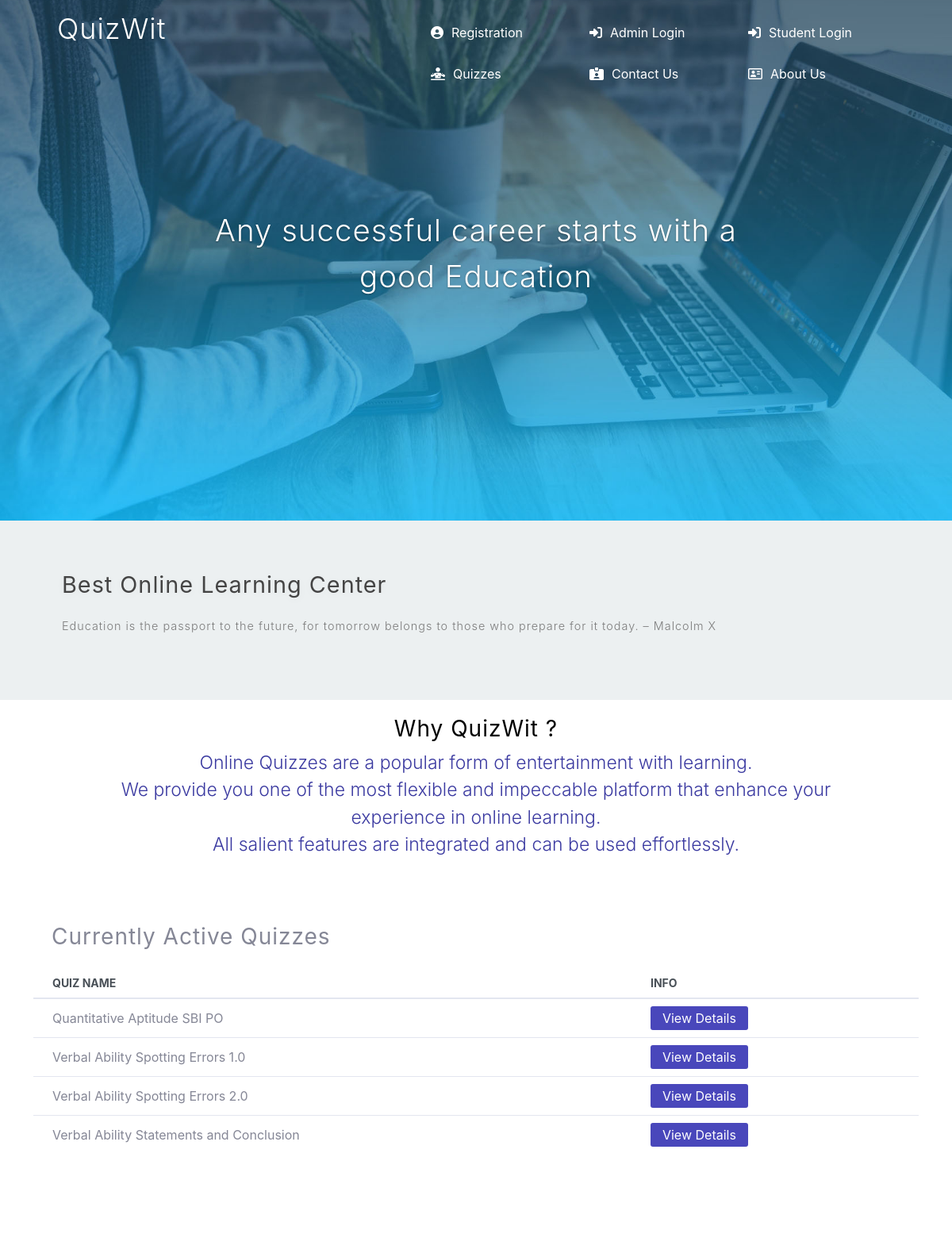
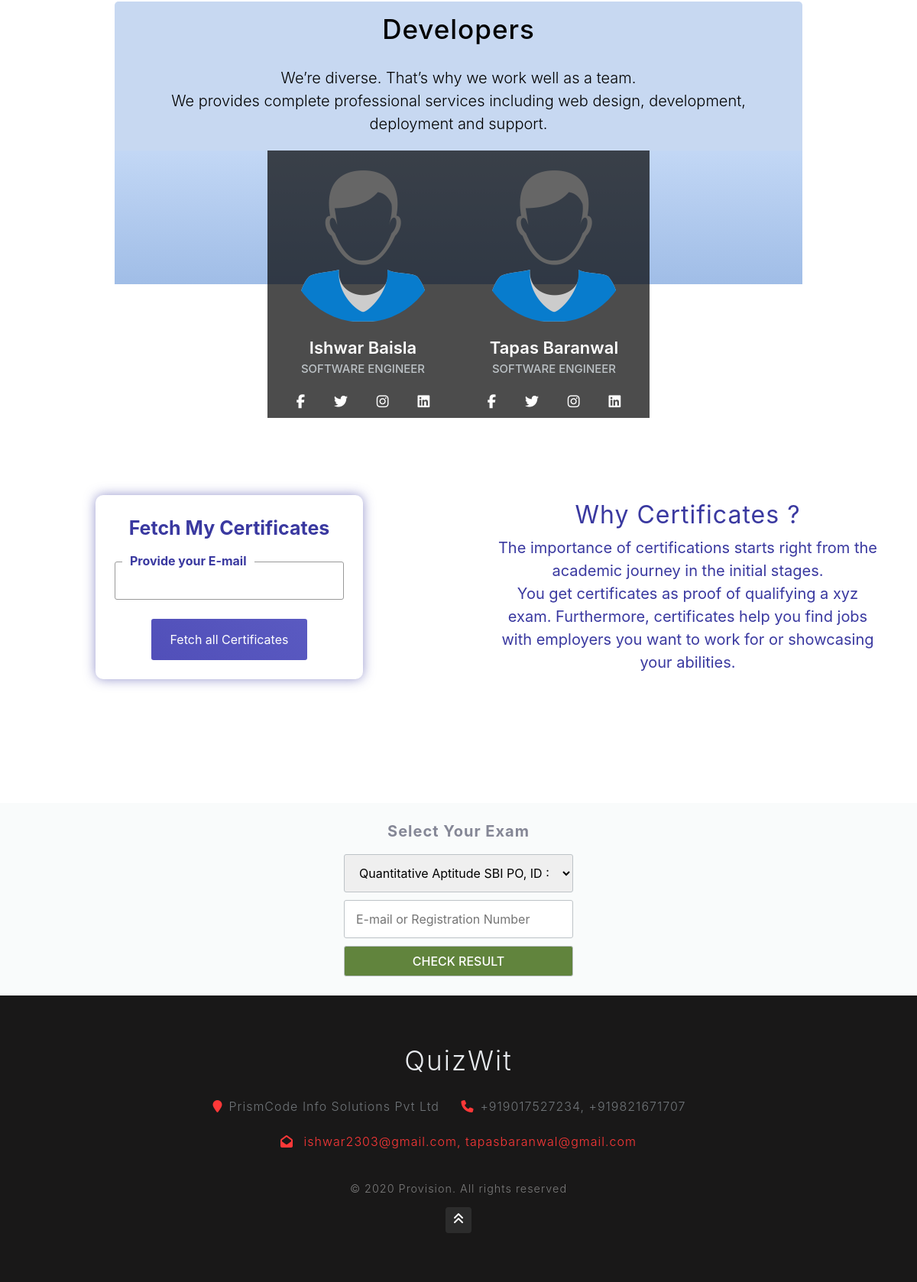
The page / on the database its author committed (2 pictures, top to bottom).
### tables this page shows
CREATE TABLE `quizes` (
  `quiz_id` int NOT NULL,
  `quiz_name` varchar(50) NOT NULL,
  `difficulty_level` char(30) NOT NULL,
  `description` varchar(1000) NOT NULL,
  `number_of_questions` int NOT NULL,
  `is_active` int NOT NULL,
  `active_timing` bigint NOT NULL,
  `inactive_timing` bigint NOT NULL,
  `Exam_key` varchar(30) NOT NULL,
  `key_access` tinyint NOT NULL,
  `show_evaluation` tinyint NOT NULL,
  `shuffle` tinyint NOT NULL,
  `time_duration` int NOT NULL,
  `marks_per_question` int NOT NULL,
  `negative_marking` double NOT NULL,
  `passing_percentage` int NOT NULL,
  `admin_email_id` int NOT NULL,
  `time_stamp` varchar(100) NOT NULL
);

### index.php (the view, shortened to what this page needs)
<?php
  require_once('connection.php');
?>
<!DOCTYPE html>
<html lang="zxx">
<head>
    <link href="css/bootstrap.css" type="text/css" rel="stylesheet" media="all">
    <link href="css/style.css" type="text/css" rel="stylesheet" media="all">
    <link rel="stylesheet" type="text/css" href="css/dashboard.css">
    <link rel="stylesheet" type="text/css" href="css/sb-admin-2.css">
    <link rel="stylesheet" href="css/custom/index.css">
    <link href="vendor/fontawesome-free/css/all.min.css" rel="stylesheet" type="text/css">
</head>
<body>
    <div class="main-content" id="home">
        <header style="" class="home-header">
            <div style="margin:0;" class="container-fluid">
                <div class="quiz-just-do-it-container">
                    <div id="logo">
                        <h1><a  class="p-0" href="index.php">QuizWit</sup></a></h1>
                    </div>
                    <div class="laptop-menu">
                      <div class="laptop-menu-content-container">
                          <div class="top-laptop-menu">
                            <a href="admin_registration.php">
                              <i class="fas fa-user-circle"></i>
                              <span>Registration</span>
                            </a>
                            <?php
                            if(!isset($_SESSION['login_time'])){
                            ?>
                            <label onclick="showLoginFormPopup();showAdminLoginForm()">
                              <i class="fas fa-sign-in-alt"></i>
                              <span>Admin Login</span>
                            </label>
                            <?php
                            }
                            ?>
                            <?php
                            if(!isset($_SESSION['student_login_time'])){
                            ?>
                            <label onclick="showLoginFormPopup();showStudentLoginForm()">
                              <i class="fas fa-sign-in-alt"></i>
                              <span>Student Login</span>
                            </label>
                            <?php
                            }
                            ?>
                          </div>
                          <div class="bottom-laptop-menu">
                            <a href="#" class="quizzes-btn">
                            <i class="fas fa-diagnoses"></i>
                              <span>Quizzes</span>
                            </a>
                            <a href="#" class="contact-us-btn">
                              <i class="fas fa-id-card-alt"></i>
                              <span>Contact Us</span>
                            </a>
                            <a href="#" class="about-us">
                              <i class="far fa-address-card"></i>
                              <span>About Us</span>
                            </a>
                        </div>
                      </div>
                    </div>
                </div>
            </div>
        </header>
        <div class="banner-content-w3pvt">
            <div class="banner-w3layouts-info text-center">
                <h3>Any successful career starts with a good Education</h3>
            </div>
        </div>
    </div>
    <div class="entry-w3pvt-main py-5">
        <div class="container px-lg-5 py-md-3">
            <div class="entry-w3layouts-info">
                <h4>Best Online Learning Center</h4>
                <p>Education is the passport to the future, for tomorrow belongs to those who prepare for it today. – Malcolm X</p>
            </div>
        </div>
    </div>
    <div class="main-banner">
        <div class="main-banner-content">
                <h3 id="index-slogan">Why QuizWit ?</h3>
                <div>
                  <span style="font-weight: 350;color: #3a39a0;">
                      Online Quizzes are a popular form of entertainment with learning.
                      <br/>
                      We provide you one of the most flexible and impeccable platform that enhance your experience in online learning.
                      <br/>
                      All salient features are integrated and can be used effortlessly.
                  </span>
                </div>
        </div>
    </div>
    <section class="banner-bottom py-5 quizzes" id="about">
        <div style="position: relative;" class="container py-md-4">
            <div class="row banner-grids">
               <div   class="table-responsive">
              <?php
                $sql = "SELECT * FROM quizes WHERE is_active='1' ORDER BY quiz_name";
                $result = mysqli_query($conn,$sql);
                if($result->num_rows>0){
                       ?>
              <h3 style="padding-left:23px;padding-bottom:15px">Currently Active Quizzes</h3>
              <table class="table card-table table-vcenter text-nowrap">
                <thead>
                  <tr>
                       <th style="font-weight:bold;">Quiz Name</th>
                       <th style="font-weight:bold;">Info</th>
                   </tr>
                </thead>
                <tbody>
                       <?php
                       while($row = $result->fetch_assoc())
                       {
                       	$sql = "SELECT * FROM question_bank WHERE quiz_id = '$row[quiz_id]'";
                       	$result1 = mysqli_query($conn,$sql);
                       	if($result1->num_rows>0)
                       		{
		                        ?>
		                             <tr>
		                                 <td><?php echo $row['quiz_name'];?></td>
		                                 <td style="color:#3498db;">
                                        <span class="view-description-popup" style="cursor:pointer;padding-left: 15px;">View Details</span>
                                      </td>
		                             </tr>
		                        <?php
		                    }
		                }
                   ?>
                </tbody>
              </table>
              <?php
            }
            ?>
            </div>
            </div>
        </div>
    </section>
    <div class="our-team-container">
      <div class="our-team-content br-t-5px">
              <h3>Developers</h3>
              <span>
                  We’re diverse. That’s why we work well as a team.
                  <br/>
                  We provides complete professional services including web design, development, deployment and support.
              </span>
      </div>
      <div class="our-team-images-container">
          <div>
              <div class="team-image-container">
                  <img src="profile_photo/default_image.png" alt="">
                  <div class="cover-team-image">
                      <div class="cover-team-image-content">
                          <label class="cover-team-name-job-title">
                              <span>Ishwar Baisla</span>
                              <span>Software Engineer</span>
                          </label>
                          <label class="cover-team-social-links">
                              <a href="" target="_blank">
                              <i class="fa fa-facebook-f"></i>
                              </a>
                              <a href="" target="_blank">
                                  <i class="fa fa-twitter"></i>
                              </a>
                              <a href="" target="_blank">
                                  <i class="fa fa-instagram"></i>
                              </a>
                              <a href="https://www.linkedin.com/in/ishwar-baisla-8168151aa/" target="_blank">
                                  <i class="fa fa-linkedin-square"></i>
                              </a>
                          </label>
                      </div>
                  </div>
              </div>
              <div class="team-image-container">
                  <img src="profile_photo/default_image.png" alt="">
                  <div class="cover-team-image">
                      <div class="cover-team-image-content">
                          <label class="cover-team-name-job-title">
                              <span>Tapas Baranwal</span>
                              <span>Software Engineer</span>
                          </label>
                          <label class="cover-team-social-links">
                              <a href="" target="_blank">
                              <i class="fa fa-facebook-f"></i>
                              </a>
                              <a href="" target="_blank">
                                  <i class="fa fa-twitter"></i>
                              </a>
                              <a href="" target="_blank">
                                  <i class="fa fa-instagram"></i>
                              </a>
                              <a href="" target="_blank">
                                  <i class="fa fa-linkedin-square"></i>
                              </a>
                          </label>
                      </div>
                  </div>
              </div>
          </div>
      </div>
    </div>
    <div class="flex-center f-c-c">
      <div class="left">
        <div class="view-certificate-container">
              <div class="fetch-heading f-w-bold">Fetch My Certificates</div>
              <div class="input-layout-container">
                <label class="input-label f-w-bold" style="color:#3a39a0;">Provide your E-mail</label>
                <input type="text" class="input-layout " id="email-for-certificates">
              </div>
              <div>
                <button class="fetch-certificate-btn" id="fetch-my-certificates">Fetch all Certificates</button>
              </div>
        </div>
      </div>
      <div class="right">
        <div class="certificate-response p-5">
            <div id="why-certificate">
              <h2>Why Certificates ?</h2>
              <div>
                The importance of certifications starts right from the academic journey in the initial stages.
                <br/>
                You get certificates as proof of qualifying a xyz exam. Furthermore, certificates help you find jobs with employers you want to work for or showcasing your abilities.
              </div>
            </div>
        </div>
      </div>
    </div>
    <div class="certificate-response p-5">
    </div>
    <?php
      $sql = "SELECT * FROM quizes WHERE show_evaluation='1' ORDER BY quiz_name";
      $result = mysqli_query($conn,$sql);
      $num = $result->num_rows;
      if($num>0){
    ?>
    <div class="result-container">
	  <h5 class="f-w-bold">Select Your Exam</h5>
      <div class="select-exam-for-result">
        <select id="test" name='test_selected'>
         <?php
               while($row = $result->fetch_assoc())
               {
                      echo "<option value ='$row[quiz_id]'>$row[quiz_name], ID :  $row[quiz_id]</option>";
               }
         ?>
         </select>
      </div>
      <div class="email-or-reg-for-result">
        <input oninput="var str = this.value; this.value=str.toUpperCase();" id="regNo-or-email" type="text" placeholder="E-mail or Registration Number" required>
      </div>
      <div>
        <button id="check-result-btn">CHECK RESULT</button>
      </div>
    </div>
    <?php
    }
    else{
      ?>
        <div class="no-results" style="color : #cd201f;font-weight:400;">
          <label><i class="fas fa-exclamation-circle"></i>  Currently no results are open!</label>
        </div>
      <?php
    }
    ?>
    <footer class="footer-content text-center py-5 contact-us">
        <div class="container py-md-3">
            <h2 class="logo2 text-center">
                <a href="#">
                    QuizWit
                </a>
            </h2>
            <div class="contact-left-footer mt-md-4">
                <ul>
                    <li>
                        <p>
                            <span class="fa fa-map-marker mr-2"></span>PrismCode Info Solutions Pvt Ltd
                    </li>
                    <li class="mx-4">
                        <p>
                            <span class="fa fa-phone mr-2"></span>+919017527234, +919821671707
                        </p>
                    </li>
                    <li>
                        <p class="text-wh">
                            <span class="fa fa-envelope-open mr-2"></span>
                            <a href="mailto:info@example.com">
                              <span>ishwar2303@gmail.com, tapasbaranwal@gmail.com</span>
                            </a>
                        </p>
                    </li>
                </ul>
            </div>
            <div class="w3layouts-copy text-center">
                <p class="text-da">© 2020 Provision. All rights reserved
                </p>
            </div>
			 <div class="move-top text-center mt-3">
            <a href="#home" class="move-top"><span class="fa fa-angle-double-up" aria-hidden="true"></span></a>
			</div>
        </div>
    </footer>
</body>
</html>

### rows shown on the page
quizes: quiz_name "Quantitative Aptitude SBI PO"
quizes: quiz_name "Verbal Ability Spotting Errors 1.0"
quizes: quiz_name "Verbal Ability Spotting Errors 2.0"
quizes: quiz_name "Verbal Ability Statements and Conclusion"

### other values the page prints
form field test_selected "Quantitative Aptitude SBI PO, ID : 155"
